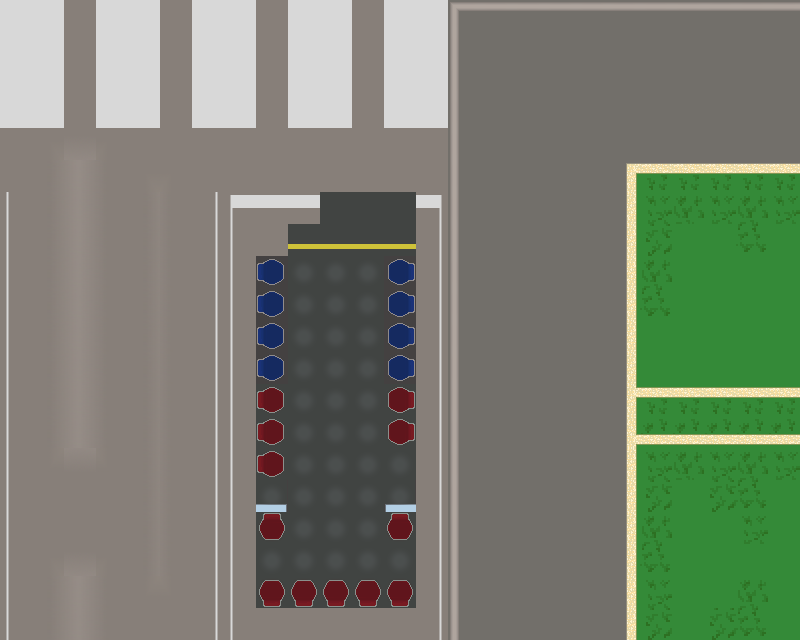

This game map was drawn from its Tiled (.tmx) file and the tilesets committed beside it. A one-line description and the full map source follow:
An orthogonal 25x20 tile map with 32x32 px tiles, 2 tile layers (background, bus).

<map version="1.2" tiledversion="1.3.4" orientation="orthogonal" renderorder="right-down" width="25" height="20" tilewidth="32" tileheight="32" infinite="0" nextlayerid="4" nextobjectid="1">
 <tileset firstgid="1" source="puzzleSprite.tsx" />
 <layer id="1" name="background" width="25" height="20">
  <data encoding="csv">
4,4,1,4,4,1,4,4,1,4,4,1,4,4,20,19,19,19,19,19,19,19,19,19,19,
4,4,1,4,4,1,4,4,1,4,4,1,4,4,18,17,17,17,17,17,17,17,17,17,17,
4,4,1,4,4,1,4,4,1,4,4,1,4,4,18,17,17,17,17,17,17,17,17,17,17,
4,4,1,4,4,1,4,4,1,4,4,1,4,4,18,17,17,17,17,17,17,17,17,17,17,
1,13,12,14,1,1,1,1,1,1,1,1,1,1,18,17,17,17,17,17,17,17,17,17,17,
1,9,8,10,13,14,1,1,1,1,1,1,1,1,18,17,17,17,17,27,24,24,24,24,24,
3,9,8,10,9,10,2,5,6,6,6,6,6,7,18,17,17,17,17,21,22,23,22,23,22,
3,9,8,10,9,10,2,3,1,1,1,1,1,2,18,17,17,17,17,21,30,32,32,31,32,
3,9,8,10,9,10,2,3,1,1,1,1,1,2,18,17,17,17,17,21,23,32,32,32,32,
3,9,8,10,9,10,2,3,1,1,1,1,1,2,18,17,17,17,17,21,31,32,32,32,32,
3,9,8,10,9,10,2,3,1,1,1,1,1,2,18,17,17,17,17,21,32,32,32,32,32,
3,9,8,10,9,10,2,3,1,1,1,1,1,2,18,17,17,17,17,21,32,32,32,32,32,
3,9,8,10,9,10,2,3,1,1,1,1,1,2,18,17,17,17,17,25,29,29,29,29,29,
3,9,8,10,9,10,2,3,1,1,1,1,1,2,18,17,17,17,17,26,28,28,28,28,28,
3,15,11,16,9,10,2,3,1,1,1,1,1,2,18,17,17,17,17,21,22,23,22,23,22,
3,1,1,1,9,10,2,3,1,1,1,1,1,2,18,17,17,17,17,21,30,32,30,31,32,
3,1,1,1,9,10,2,3,1,1,1,1,1,2,18,17,17,17,17,21,23,32,32,22,32,
3,13,12,14,9,10,2,3,1,1,1,1,1,2,18,17,17,17,17,21,31,32,32,32,32,
3,9,8,10,15,16,2,3,1,1,1,1,1,2,18,17,17,17,17,21,22,32,32,23,32,
3,9,8,10,1,1,2,3,1,1,1,1,1,2,18,17,17,17,17,21,30,32,30,31,32
</data>
 </layer>
 <layer id="2" name="bus" width="25" height="20">
  <data encoding="csv">
0,0,0,0,0,0,0,0,0,0,0,0,0,0,0,0,0,0,0,0,0,0,0,0,0,
0,0,0,0,0,0,0,0,0,0,0,0,0,0,0,0,0,0,0,0,0,0,0,0,0,
0,0,0,0,0,0,0,0,0,0,0,0,0,0,0,0,0,0,0,0,0,0,0,0,0,
0,0,0,0,0,0,0,0,0,0,0,0,0,0,0,0,0,0,0,0,0,0,0,0,0,
0,0,0,0,0,0,0,0,0,0,0,0,0,0,0,0,0,0,0,0,0,0,0,0,0,
0,0,0,0,0,0,0,0,0,0,0,0,0,0,0,0,0,0,0,0,0,0,0,0,0,
0,0,0,0,0,0,0,0,0,0,34,34,34,0,0,0,0,0,0,0,0,0,0,0,0,
0,0,0,0,0,0,0,0,0,43,43,43,43,0,0,0,0,0,0,0,0,0,0,0,0,
0,0,0,0,0,0,0,0,39,33,33,33,40,0,0,0,0,0,0,0,0,0,0,0,0,
0,0,0,0,0,0,0,0,39,33,33,33,40,0,0,0,0,0,0,0,0,0,0,0,0,
0,0,0,0,0,0,0,0,39,33,33,33,40,0,0,0,0,0,0,0,0,0,0,0,0,
0,0,0,0,0,0,0,0,39,33,33,33,40,0,0,0,0,0,0,0,0,0,0,0,0,
0,0,0,0,0,0,0,0,35,33,33,33,36,0,0,0,0,0,0,0,0,0,0,0,0,
0,0,0,0,0,0,0,0,35,33,33,33,36,0,0,0,0,0,0,0,0,0,0,0,0,
0,0,0,0,0,0,0,0,35,33,33,33,33,0,0,0,0,0,0,0,0,0,0,0,0,
0,0,0,0,0,0,0,0,42,33,33,33,41,0,0,0,0,0,0,0,0,0,0,0,0,
0,0,0,0,0,0,0,0,37,33,33,33,37,0,0,0,0,0,0,0,0,0,0,0,0,
0,0,0,0,0,0,0,0,33,33,33,33,33,0,0,0,0,0,0,0,0,0,0,0,0,
0,0,0,0,0,0,0,0,38,38,38,38,38,0,0,0,0,0,0,0,0,0,0,0,0,
0,0,0,0,0,0,0,0,0,0,0,0,0,0,0,0,0,0,0,0,0,0,0,0,0
</data>
 </layer>
</map>
